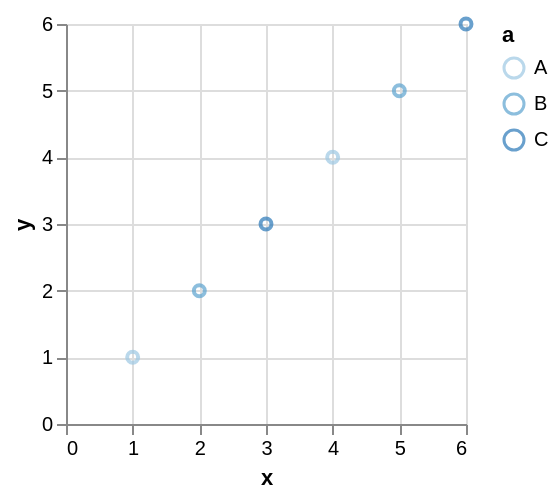

Describe this chart as a Vega-Lite specification.
### Vega specification from a JSON file in a GitHub repository (floating-point values rounded to 4 significant figures)
{"$schema": "https://vega.github.io/schema/vega/v5.json", "autosize": "pad", "padding": 5, "width": 200, "height": 200, "style": "cell", "data": [{"name": "source_0", "values": [{"a": "B", "x": 2, "y": 2}, {"a": "A", "x": 1, "y": 1}, {"a": "A", "x": 4, "y": 4}, {"a": "B", "x": 5, "y": 5}, {"a": "C", "x": 3, "y": 3}, {"a": "C", "x": 6, "y": 6}]}, {"name": "data_0", "source": "source_0", "transform": [{"type": "filter", "expr": "datum[\"x\"] !== null && !isNaN(datum[\"x\"]) && datum[\"y\"] !== null && !isNaN(datum[\"y\"])"}]}], "marks": [{"name": "marks", "type": "symbol", "style": ["point"], "from": {"data": "data_0"}, "encode": {"update": {"opacity": {"value": 0.7}, "fill": {"value": "transparent"}, "stroke": {"scale": "color", "field": "a"}, "x": {"scale": "x", "field": "x"}, "y": {"scale": "y", "field": "y"}}}}], "scales": [{"name": "x", "type": "linear", "domain": {"data": "data_0", "field": "x"}, "range": [0, {"signal": "width"}], "nice": true, "zero": true}, {"name": "y", "type": "linear", "domain": {"data": "data_0", "field": "y"}, "range": [{"signal": "height"}, 0], "nice": true, "zero": true}, {"name": "color", "type": "ordinal", "domain": {"data": "data_0", "field": "a", "sort": true}, "range": "ordinal", "interpolate": "hcl"}], "axes": [{"scale": "x", "orient": "bottom", "gridScale": "y", "grid": true, "tickCount": {"signal": "ceil(width/40)"}, "domain": false, "labels": false, "maxExtent": 0, "minExtent": 0, "ticks": false, "zindex": 0}, {"scale": "y", "orient": "left", "gridScale": "x", "grid": true, "tickCount": {"signal": "ceil(height/40)"}, "domain": false, "labels": false, "maxExtent": 0, "minExtent": 0, "ticks": false, "zindex": 0}, {"scale": "x", "orient": "bottom", "grid": false, "title": "x", "labelFlush": true, "labelOverlap": true, "tickCount": {"signal": "ceil(width/40)"}, "zindex": 0}, {"scale": "y", "orient": "left", "grid": false, "title": "y", "labelOverlap": true, "tickCount": {"signal": "ceil(height/40)"}, "zindex": 0}], "legends": [{"stroke": "color", "gradientLength": {"signal": "clamp(height, 64, 200)"}, "symbolType": "circle", "title": "a", "encode": {"symbols": {"update": {"fill": {"value": "transparent"}, "opacity": {"value": 0.7}}}}}]}
